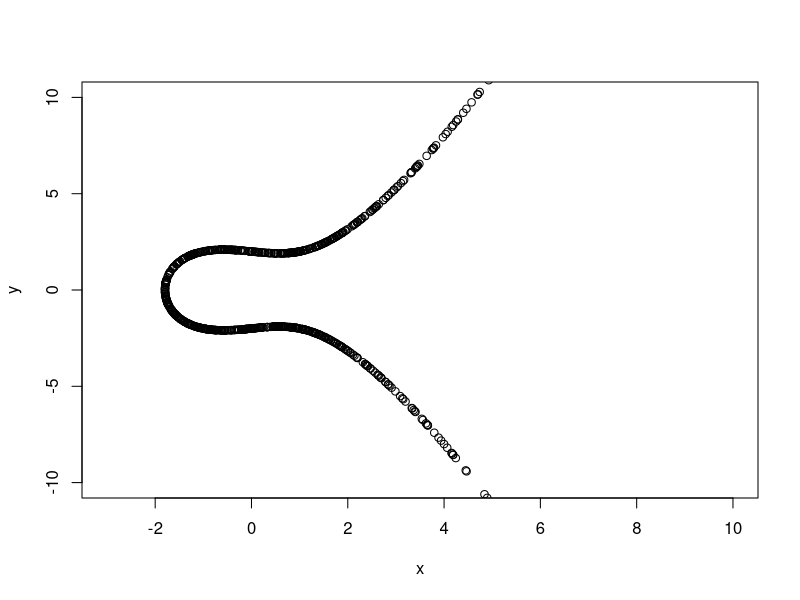
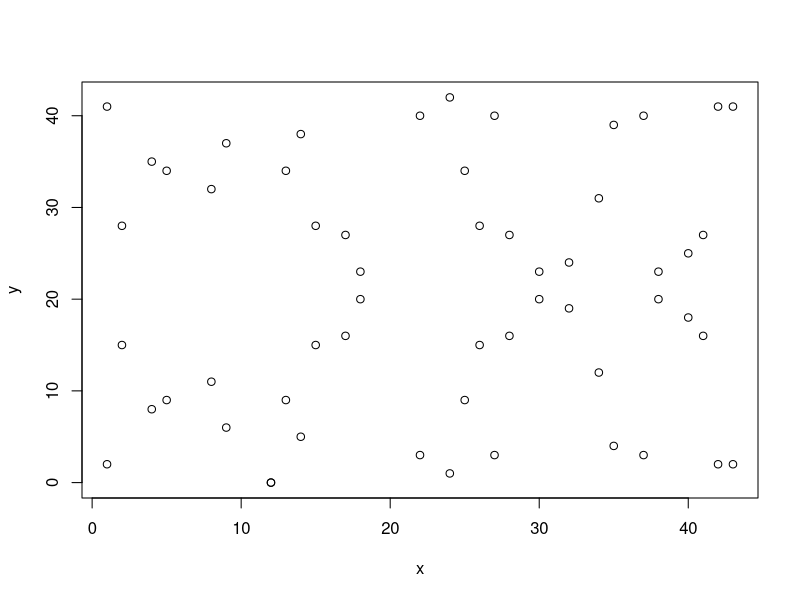
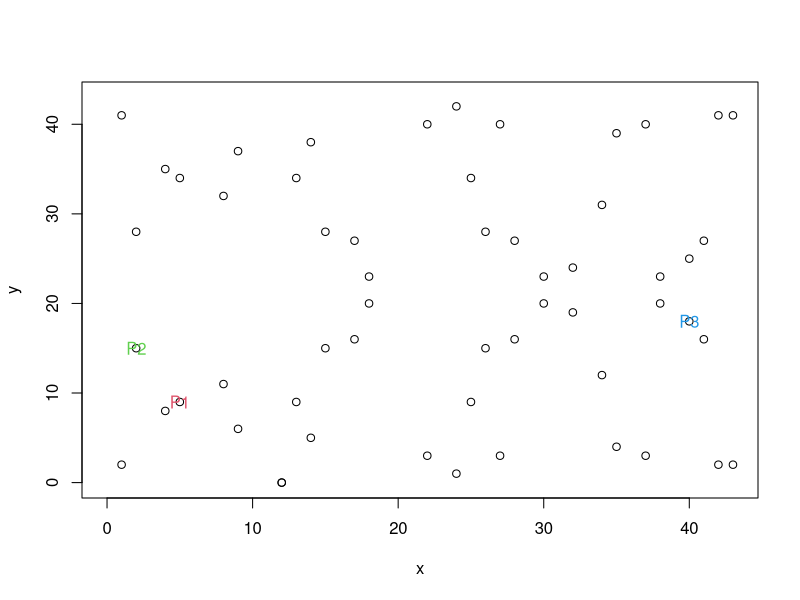

Generate these figures, in order, with R:
## ---- chunk 1
knitr::opts_chunk$set(echo = TRUE)
## ---- chunk 2
library(dplyr)
## ---- chunk 3
punktAddition <- function(p, q) {
  x1 <- p[1]
  y1 <- p[2]
  
  x2 <- q[1]
  y2 <- q[2]
  
  k <- (y2 - y1) / (x2 - x1)
  
  x3 <- k^2 - x1 - x2
  y3 <- k * (x1 - x3) - y1
  
  return(c(x3, y3))
}
## ---- chunk 4
npts <- 1000
x1 <- data.frame(x=rep(0, npts), y=rep(0, npts))

p1 <- c(0, 2)
p2 <- c(1, 2)

for (i in 1:npts) {
  tmp <- punktAddition(p1, p2)
  x1$x[i] <- tmp[1]
  x1$y[i] <- tmp[2]
  p1 <- p2
  p2 <- tmp
}

x1 <- x1 %>% arrange(x, y)

plot(x1, xlim=c(-3, 10), ylim=c(-10, 10))
## ---- chunk 5
multiplikationTable <- matrix(0, nrow = 42, ncol = 42)

for (i in 1:42) {
  for (j in 1:42) {
    multiplikationTable[i, j] = (i * j) %% 43
  }
}

# ersten 12 Zeilen und Spalten:
multiplikationTable[1:12, 1:12]
## ---- chunk 6
square43Table <- data.frame(n = 1:42, root1 = rep(NA, 42), root2 = rep(NA, 42))

# populate square table
for (i in 1:42) {
  # i*i = idx
  idx <- multiplikationTable[i, i] %% 43
  tableValue1 <- square43Table$root1[idx]
  tableValue2 <- square43Table$root2[idx]
  if (is.na(tableValue1)) {
    square43Table$root1[idx] <- i 
  } else if (is.na(tableValue2)) {
    square43Table$root2[idx] <- i 
  } 
}

head(square43Table)
## ---- chunk 7
# funktion, die zu einem x wert die 2 y werte berechnet für die 2 Punkte am Graphen
ec <- function(x, a = -1, b = 4) {
  rhs = (x^3 + a*x + b) %% 43
  if (rhs == 0) {
    return(c(0, 0))
  }
  
  val1 <- square43Table$root1[rhs]
  val2 <- square43Table$root2[rhs]
  return(c(val1, val2))
}

# data frame, wo die Punkte eingetragen werden
finiteEC <- data.frame(x = rep(0, 2*43), y = rep(0, 2*43))
for (i in 0:43) {
  vals <- ec(i)
  
  finiteEC$x[i] <- i
  finiteEC$y[i] <- vals[1]
  
  finiteEC$x[i+43] <- i
  finiteEC$y[i+43] <- vals[2]
}

plot(finiteEC)
## ---- chunk 8
division43Table <- data.frame(n = 1:42, inverse = rep(0, 42))

# populate division table
for (i in 1:42) {
  row <- multiplikationTable[i,] %% 43
  for (j in 1:42) {
    if (row[j] == 1) {
      division43Table$inverse[i] = j
      break
    }
  }
}

head(division43Table)
## ---- chunk 9
punktAddition43 <- function(p, q) {
  x1 <- p[1]
  y1 <- p[2]
  
  x2 <- q[1]
  y2 <- q[2]
  
  k <- (y2 - y1) * division43Table$inverse[(x2 - x1) %% 43]
  
  x3 <- k^2 - x1 - x2
  y3 <- k * (x1 - x3) - y1
  
  return(c(x3 %% 43, y3 %% 43))
}
## ---- chunk 10
plot(finiteEC, xlim=c(0, 43), ylim=c(0, 43))

# P1: roter text
text(5,  9, "P1", col=2)
# P2: grüner text
text(2, 15, "P2", col=3)

# P3 = P1 + P2
v <- punktAddition43(c(5, 9), c(2, 15))
# P3: blauer text
text(v[1], v[2], "P3", col=4)
## ---- chunk 11
finiteEC %>% filter(!is.na(y)) %>% nrow()
